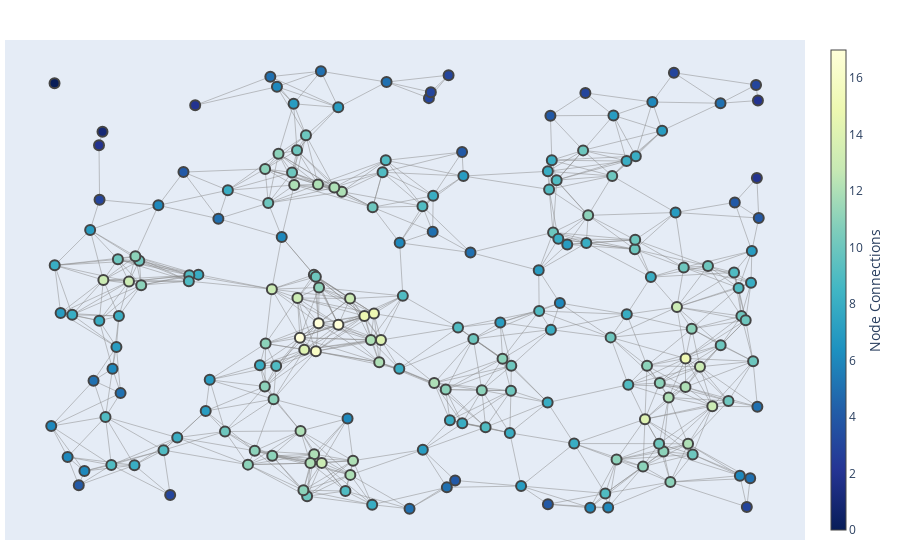

Here is the notebook cell this chart was saved with:
### Markdown cell above
This is a brief aside with the goal of generating/figuring out how to generate some nice plotly plots to represent our supply chain problems. (Will look good in a presentation)

### Code cell
import plotly.graph_objects as go

import networkx as nx

G = nx.random_geometric_graph(200, 0.125)

edge_x = []
edge_y = []
for edge in G.edges():
    x0, y0 = G.nodes[edge[0]]['pos']
    x1, y1 = G.nodes[edge[1]]['pos']
    edge_x.append(x0)
    edge_x.append(x1)
    edge_x.append(None)
    edge_y.append(y0)
    edge_y.append(y1)
    edge_y.append(None)

edge_trace = go.Scatter(
    x=edge_x, y=edge_y,
    line=dict(width=0.5, color='#888'),
    hoverinfo='none',
    mode='lines')

node_x = []
node_y = []
for node in G.nodes():
    x, y = G.nodes[node]['pos']
    node_x.append(x)
    node_y.append(y)

node_trace = go.Scatter(
    x=node_x, y=node_y,
    mode='markers',
    hoverinfo='text',
    marker=dict(
        showscale=True,
        # colorscale options
        #'Greys' | 'YlGnBu' | 'Greens' | 'YlOrRd' | 'Bluered' | 'RdBu' |
        #'Reds' | 'Blues' | 'Picnic' | 'Rainbow' | 'Portland' | 'Jet' |
        #'Hot' | 'Blackbody' | 'Earth' | 'Electric' | 'Viridis' |
        colorscale='YlGnBu',
        reversescale=True,
        color=[],
        size=10,
        colorbar=dict(
            thickness=15,
            title='Node Connections',
            xanchor='left',
            titleside='right'
        ),
        line_width=2))

node_adjacencies = []
node_text = []
for node, adjacencies in enumerate(G.adjacency()):
    node_adjacencies.append(len(adjacencies[1]))
    node_text.append('# of connections: '+str(len(adjacencies[1])))

node_trace.marker.color = node_adjacencies
node_trace.text = node_text

fig = go.Figure(data=[edge_trace, node_trace],
             layout=go.Layout(
                titlefont_size=16,
                showlegend=False,
                hovermode='closest',
                margin=dict(b=20,l=5,r=5,t=40),
                xaxis=dict(showgrid=False, zeroline=False, showticklabels=False),
                yaxis=dict(showgrid=False, zeroline=False, showticklabels=False))
                )
fig.show()

### Figure 1 — Plotly figure (JSON) as saved in the notebook; plotly's stock layout.template omitted (floating-point values rounded to 4 significant figures; data arrays with more than 128 entries replaced by an {"elided": "..."} marker saying what was removed)
{"data": [{"hoverinfo": "none", "line": {"color": "#888", "width": 0.5}, "mode": "lines", "type": "scatter", "x": {"elided": "2589 float values"}, "y": {"elided": "2589 float values"}}, {"hoverinfo": "text", "marker": {"color": {"elided": "200 int values"}, "colorbar": {"thickness": 15, "title": {"side": "right", "text": "Node Connections"}, "xanchor": "left"}, "colorscale": [[0, "rgb(255,255,217)"], [0.125, "rgb(237,248,177)"], [0.25, "rgb(199,233,180)"], [0.375, "rgb(127,205,187)"], [0.5, "rgb(65,182,196)"], [0.625, "rgb(29,145,192)"], [0.75, "rgb(34,94,168)"], [0.875, "rgb(37,52,148)"], [1, "rgb(8,29,88)"]], "line": {"width": 2}, "reversescale": true, "showscale": true, "size": 10}, "mode": "markers", "text": {"elided": "200 str values"}, "type": "scatter", "x": {"elided": "200 float values"}, "y": {"elided": "200 float values"}}], "layout": {"hovermode": "closest", "margin": {"b": 20, "l": 5, "r": 5, "t": 40}, "showlegend": false, "title": {"font": {"size": 16}}, "xaxis": {"showgrid": false, "showticklabels": false, "zeroline": false}, "yaxis": {"showgrid": false, "showticklabels": false, "zeroline": false}}}
